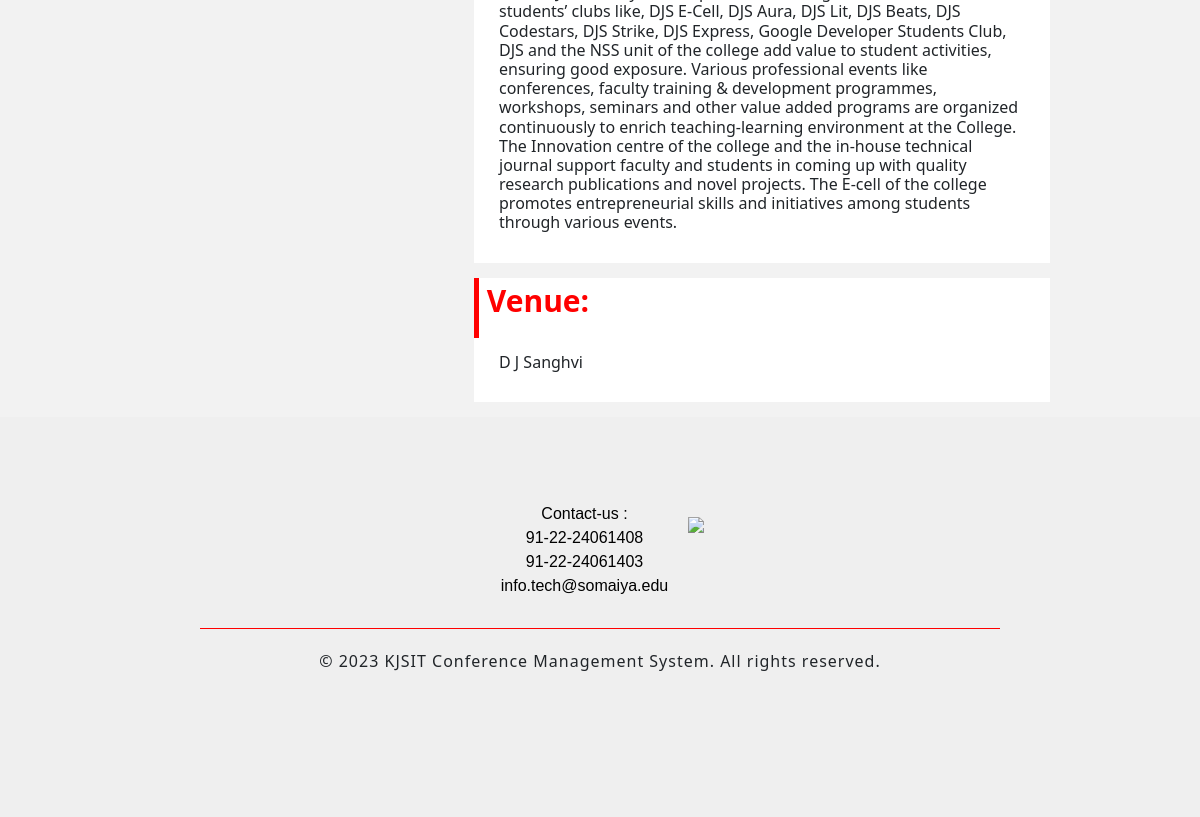
Before: /conference/5 (lower part) with the older database file.
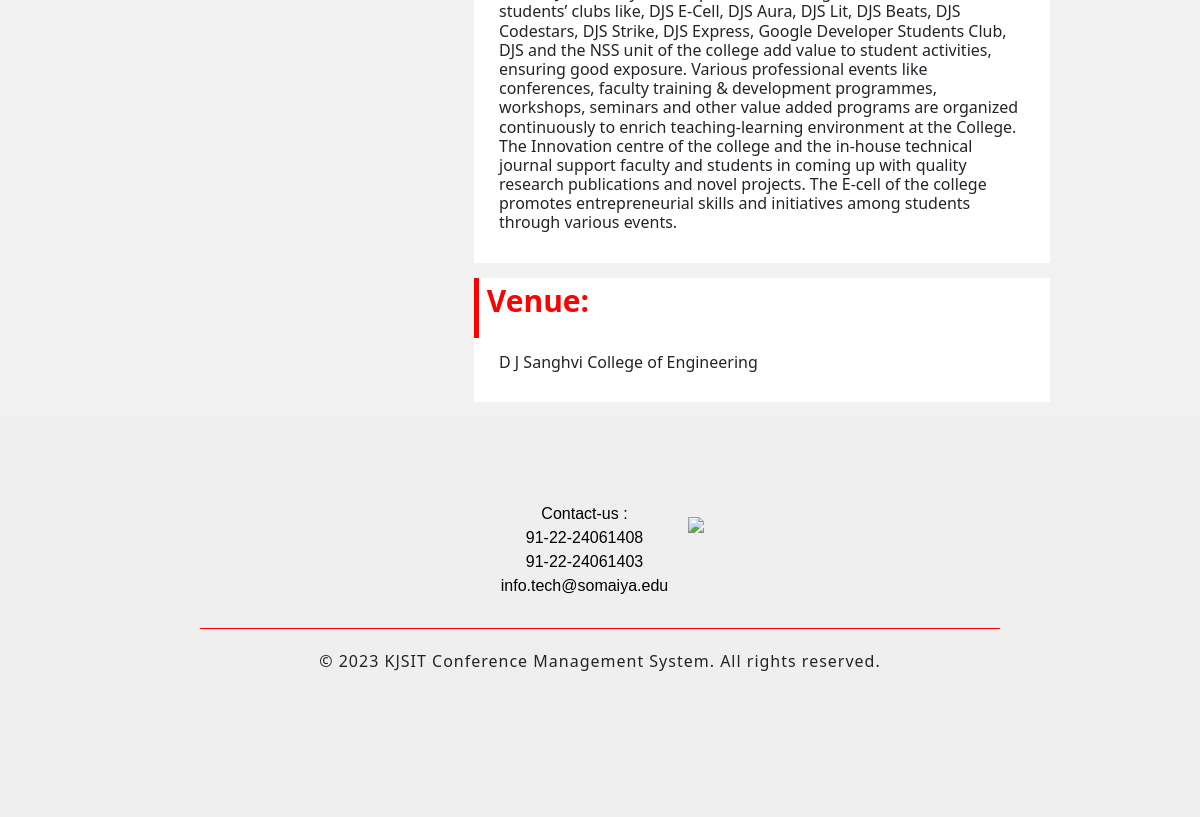
After: the same page with the newer database file.
### CMS/models.py (models this page shows, shortened)
class Conference(models.Model):
    conferenceTitle = models.CharField(max_length=255,unique=True)
    programChair = models.ForeignKey(User, on_delete=models.CASCADE)
    about_conference=models.TextField(null=True)
    organizing_institute = models.CharField(max_length=255)
    institute_details = models.TextField(null=True)
    submission_deadline = models.DateField()
    notification_of_acceptance = models.DateField()
    registration_deadline=models.DateField()
    camera_ready_papers=models.DateField()
    conference_date=models.DateField()
    conference_venue=models.CharField(max_length=225,null="True")

### CMS/views.py (the view)
# urls.py: path('conference/<int:conference_id>', views.conferences, name='conference'),
def conferences(request,conference_id):
    conference = get_object_or_404(Conference, id=conference_id)
    tracks= Track.objects.filter(conference_id=conference_id).all().values()
    return render(request, 'view_conferences.html',context={"conference":conference,"tracks":tracks})

### CMS/templates/view_conferences.html (shortened to what this page needs)
{% extends 'base.html' %}
{% block content %}
    <div class="sec_body" style="background-color:#f2f2f2;">
     <center>
      <div class="row" style="margin-top:30px;display:flex;flex-wrap:nowrap;margin-right:20px;margin-left:20px;max-width:fit-content;">
       <div class="side-bar" style="flex:25%;max-width:fit-content;" >
       </div>
       <div class="main-body " style="margin-top:30px;flex:75%;height:fit-content;max-width:600px;">
        <div id="about-conf" class="tabcontent">
         <div class="about-institute"  style="background-color:white;">
          <div class="text" style="margin:15px;">
            <center>
              <h6 style="text-align:left;padding-bottom:30px;padding-left:10px;padding-right:10px;">
              </h6>
          </div>
         </div>
         <div class="venue" style="background-color:white;">
          <a style="min-height:60px;text-align: left;font-size: 20px;border-left: 5px solid red;font-weight:bold;font-size:30px;color:red;margin-top:5px;display:block;">&nbsp;Venue:</a>
          <div class="text" style="margin:15px;">
            <center>
              <h6 style="text-align:left;padding-bottom:30px;padding-left:10px;padding-right:10px;">
                {{conference.conference_venue}}
              </h6>
          </div>
         </div>
        </div>
       </div>
      </div>
    </center>
   </div>
{% endblock %}

### CMS/templates/base.html (shortened to what this page needs)
<!DOCTYPE html>
<html>
<head>
    <link rel="stylesheet" type="text/css" href="https://cdnjs.cloudflare.com/ajax/libs/font-awesome/6.4.0/css/all.min.css"/>
    <link href="https://cdn.jsdelivr.net/npm/bootstrap@5.3.0/dist/css/bootstrap.min.css" rel="stylesheet">
    {%load static  %}
</head>
<body>
    <main>
        {% block content %}{% endblock %}
    </main>
    <footer>
        <div class="about-container" id="about_us" style=" background-color: rgba(231,232,233,0.3); height : 400px; width : auto ;">
            <center>
            <div class="about-container-main" style="padding: 75px 0px 30px 0px ; display:flex;max-width:fit-content;">
              <div class="company-name" style="flex: 25%; font-family: 'Poppins', sans-serif; color: aliceblue;max-width:fit-content;">
                <div class="contact" style="  padding-left: 25px;
                padding-top: 10px;
                color:#000;
                max-width:fit-content;">
                Contact-us :<br>
                91-22-24061408<br>
                91-22-24061403<br>
                info.tech@somaiya.edu
                </div>
              </div>
              <div class="company-details" style="flex:75%;
              font-family: 'Poppins', sans-serif;
              color: #000;padding: 20px;
              letter-spacing: 1px;
              max-width:fit-content;">
                <img src="https://tnpportal.kjsieit.in/static/img/logo2.jpg" style="width:100px;">
              </div>
            </div>
            </center>
            <div class="line" style=" height: 1px;
            flex: 1;
            background-color: #ff0000;
            margin-left: 200px;
            margin-right: 200px;">
            </div>
            <center>
                <p style="padding-top: 20px;letter-spacing: 1px;">
                &copy; 2023 KJSIT Conference Management System. All rights reserved.
                </p>
            </center>
          </div>
    </footer>
</body>
</html>

Changed rows visible on the page:
changed Conference: conference_venue "D J Sanghvi" → "D J Sanghvi College of Engineering"
